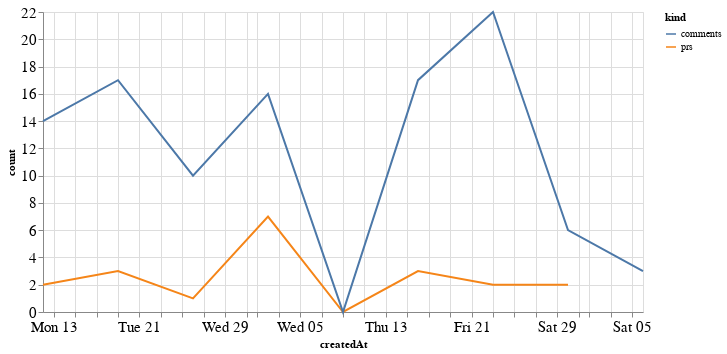

Here is the notebook cell this chart was saved with:
### Code cell
alt.Chart(total_time, width=600).mark_line().encode(
    x='createdAt',
    y='count',
    color='kind'
)

### Figure 1 — Vega-Lite specification as saved in the notebook (floating-point values rounded to 4 significant figures)
{"config": {"axisLeft": {"labelFontSize": 15}, "axisBottom": {"labelFontSize": 15}}, "data": {"name": "data-d83ef762d5bbaa4a520ef439ef3aa1f4"}, "mark": "line", "encoding": {"color": {"type": "nominal", "field": "kind"}, "x": {"type": "temporal", "field": "createdAt"}, "y": {"type": "quantitative", "field": "count"}}, "width": 600, "$schema": "https://vega.github.io/schema/vega-lite/v4.8.1.json", "datasets": {"data-d83ef762d5bbaa4a520ef439ef3aa1f4": [{"createdAt": "2020-07-12T00:00:00", "kind": "prs", "count": 2.0}, {"createdAt": "2020-07-19T00:00:00", "kind": "prs", "count": 3.0}, {"createdAt": "2020-07-26T00:00:00", "kind": "prs", "count": 1.0}, {"createdAt": "2020-08-02T00:00:00", "kind": "prs", "count": 7.0}, {"createdAt": "2020-08-09T00:00:00", "kind": "prs", "count": 0.0}, {"createdAt": "2020-08-16T00:00:00", "kind": "prs", "count": 3.0}, {"createdAt": "2020-08-23T00:00:00", "kind": "prs", "count": 2.0}, {"createdAt": "2020-08-30T00:00:00", "kind": "prs", "count": 2.0}, {"createdAt": "2020-09-06T00:00:00", "kind": "prs", "count": null}, {"createdAt": "2020-07-12T00:00:00", "kind": "comments", "count": 14.0}, {"createdAt": "2020-07-19T00:00:00", "kind": "comments", "count": 17.0}, {"createdAt": "2020-07-26T00:00:00", "kind": "comments", "count": 10.0}, {"createdAt": "2020-08-02T00:00:00", "kind": "comments", "count": 16.0}, {"createdAt": "2020-08-09T00:00:00", "kind": "comments", "count": 0.0}, {"createdAt": "2020-08-16T00:00:00", "kind": "comments", "count": 17.0}, {"createdAt": "2020-08-23T00:00:00", "kind": "comments", "count": 22.0}, {"createdAt": "2020-08-30T00:00:00", "kind": "comments", "count": 6.0}, {"createdAt": "2020-09-06T00:00:00", "kind": "comments", "count": 3.0}]}}
